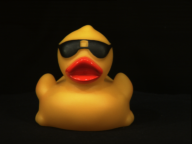
#> input picture 62_r0.png, 192 x 144 px
$ python voxel.py
#> lines starting #> are read from the running program, lines starting #| are printed output that depends on the picture; pictures that were not available may be replaced by others from this repository, and a replacement may not be noted
#import cv2
import math
import numpy as np
#import imutils
from skimage.draw import line
from PIL import Image
#import matplotlib.pyplot as plt

LEGO_VOXEL_WIDTH = 7.8
LEGO_VOXEL_HEIGHT = 9.6
LEGO_VOXEL_SCALE = LEGO_VOXEL_HEIGHT/LEGO_VOXEL_WIDTH

'''
calculates the line that goes through the center of the voxel box
of length width of the image oriented at angle theta
in the column, layer parameter space
returns all the points on the line
'''
# [10 lines left out: function image_line, not called in this run]

'''
returns the image col corresponding to the point on the projected image line
'''
def image_line_to_col(image_line, c, l, width):
    return c*width/len(image_line)

# [96 lines left out: functions projection_line, line_intersection, delta_color, consistent, average_color, rect_points, not called in this run]

def background_threshold(color, t):
    return color[0] < t and color[1] < t and color[2] < t

# [112 lines left out: functions obscured, voxel_coloring, reconstruction_size, build_images, not called in this run]

def driver(images, angles):
    images = [Image.open(i) for i in images]
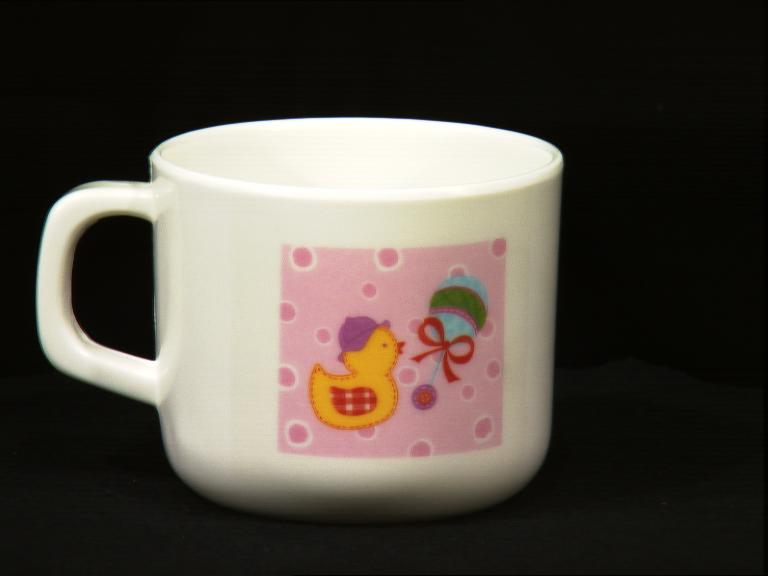
#> input picture cup.png, 768 x 576 px, given in place of 62_r30.png, which was not available
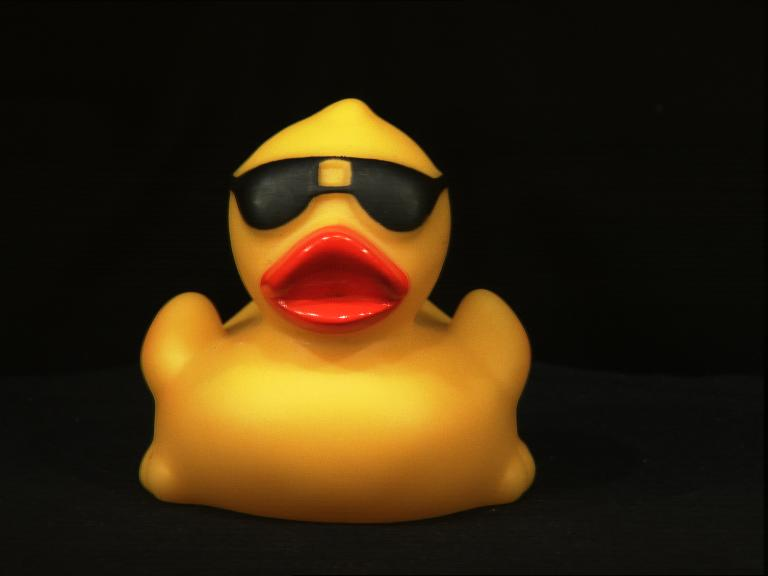
#> input picture ducc.png, 768 x 576 px, given in place of 62_r60.png, which was not available
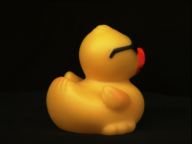
#> input picture 62_r120.png, 192 x 144 px
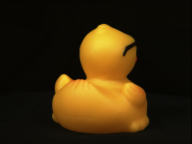
#> input picture 62_r150.png, 192 x 144 px
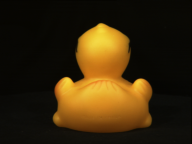
#> input picture 62_r180.png, 192 x 144 px
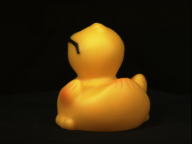
#> input picture 62_r210.png, 192 x 144 px
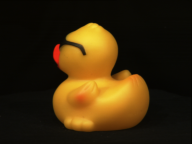
#> input picture 62_r240.png, 192 x 144 px
    scaled_width, scaled_height = reconstruction_size(images[0], 500)
    images = [i.resize((scaled_width, scaled_height), Image.Resampling.BILINEAR) for i in images]
    #INSERT IMAGE RECOLOR
    voxels = voxel_coloring(images, angles)
    points = []
    for layer in range(len(voxels)):
        for row in range(len(voxels[layer])):
            for col in range(len(voxels[layer][row])):
                color = voxels[layer][row][col]
                R = color[0]/255
                G = color[1]/255
                B = color[2]/255
                points.append([col, row, layer, R,G,B])
                #voxels[layer][row][col] = [color[2],color[1],color[0]]
    points = np.array(points)
    build_images(voxels)
    np.save("voxels_500", voxels)
    np.save("points_500", points)

#driver(["36_r0.png", "36_r30.png", "36_r60.png", "36_r90.png", "36_r120.png", "36_r150.png", "36_r180.png", "36_r210.png", "36_r240.png", "36_r270.png", "36_r300.png", "36_r330.png"], [0,30,60,90,120,150,180,210,240,270,300, 330])

#> (the run stopped early here; a loop or call above may not have finished)
